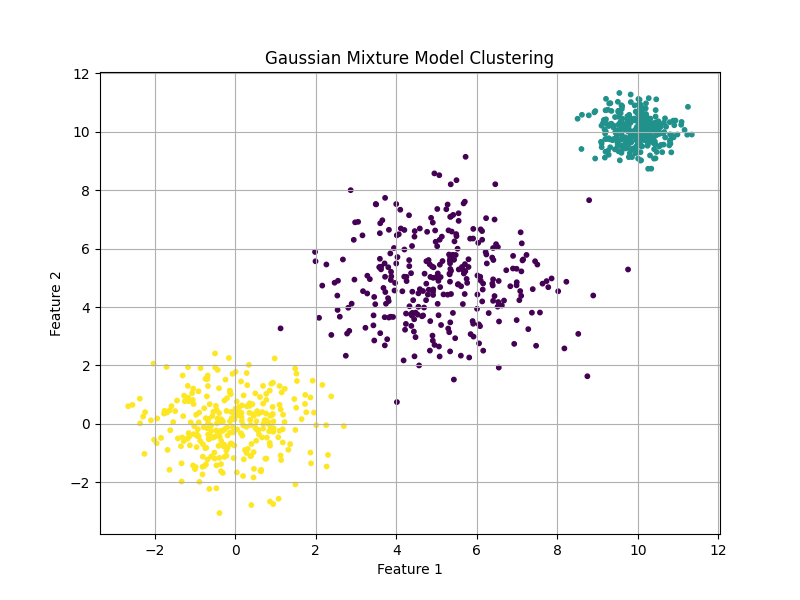

Recreate this plot in Python.
import numpy as np
import matplotlib.pyplot as plt
from sklearn.mixture import GaussianMixture

# Generate synthetic data
np.random.seed(0)
n_samples = 300

# Create three different clusters
data1 = np.random.normal(loc=0, scale=1.0, size=(n_samples, 2))
data2 = np.random.normal(loc=5, scale=1.5, size=(n_samples, 2))
data3 = np.random.normal(loc=10, scale=0.5, size=(n_samples, 2))

# Combine the data
X = np.vstack((data1, data2, data3))

# Fit a Gaussian Mixture Model
gmm = GaussianMixture(n_components=3, covariance_type='full', random_state=0)
gmm.fit(X)

# Predict cluster labels
labels = gmm.predict(X)

# Plot the clusters
plt.figure(figsize=(8, 6))
plt.scatter(X[:, 0], X[:, 1], c=labels, cmap='viridis', s=10)
plt.title("Gaussian Mixture Model Clustering")
plt.xlabel("Feature 1")
plt.ylabel("Feature 2")
plt.grid(True)
plt.savefig("gmm.png")
# plt.show()
